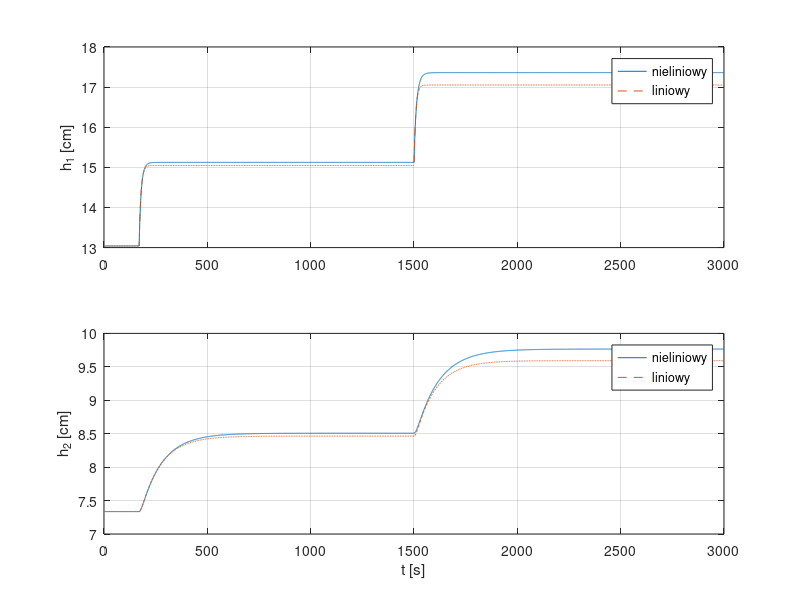

Recreate this plot in MATLAB.
%% Parametry
p.A2 = 430; p.C1 = 0.85; p.a1 = 18; p.a2 = 24; p.tau = 70;
F1_0 = 55; FD_0 = 10;
h1_0 = ((F1_0 + FD_0)/p.a1)^2;
h2_0 = ((F1_0 + FD_0)/p.a2)^2;

%% Linearyzacja w punkcie pracy
F2_0 = p.a1*sqrt(h1_0);
F3_0 = p.a2*sqrt(h2_0);

dFh1_dh1 = -p.a1/(4*p.C1*h1_0^(3/2));
dFh1_dF1 =  1/(2*p.C1*h1_0);
dFh1_dFD =  1/(2*p.C1*h1_0);
dFh2_dh1 =  p.a1/(2*p.A2*sqrt(h1_0));
dFh2_dh2 = -p.a2/(2*p.A2*sqrt(h2_0));

%% Dyskretyzacja
Ts = 0.5;                 % krok [s]
Tk = 3000;                % czas symulacji [s]
N  = round(Tk/Ts);
d  = round(p.tau/Ts);     % opóźnienie w próbkach
t    = (0:N)*Ts;

h1   = zeros(1,N+1);  h2  = zeros(1,N+1);    % model liniowy
h1n  = zeros(1,N+1);  h2n = zeros(1,N+1);    % model nieliniowy (porównanie)
F1in = F1_0*ones(1,N+1);
h1(1)  = h1_0;  h2(1)  = h2_0;
h1n(1) = h1_0;  h2n(1) = h2_0;

%% Pętla symulacji
for k = 1:N
    F1in(k) = F1_0 + 5*(t(k) >= 100);
    FD      = FD_0 + 5*(t(k) >= 1500);
    if k > d
        F1 = F1in(k-d);
    else
        F1 = F1_0;
    end

    % Model zlinearyzowany
    h1(k+1) = h1(k) + Ts*( dFh1_dh1*(h1(k)-h1_0) ...
                         + dFh1_dF1*(F1-F1_0) ...
                         + dFh1_dFD*(FD-FD_0) );
    h2(k+1) = h2(k) + Ts*( dFh2_dh1*(h1(k)-h1_0) ...
                         + dFh2_dh2*(h2(k)-h2_0) );

    % Model nieliniowy
    F2 = p.a1*sqrt(h1n(k));
    F3 = p.a2*sqrt(h2n(k));
    h1n(k+1) = h1n(k) + Ts*(F1 + FD - F2)/(2*p.C1*h1n(k));
    h2n(k+1) = h2n(k) + Ts*(F2 - F3)/p.A2;

    h1(k+1)  = max(h1(k+1),  1e-6);   h2(k+1)  = max(h2(k+1),  0);
    h1n(k+1) = max(h1n(k+1), 1e-6);   h2n(k+1) = max(h2n(k+1), 0);
end
F1in(end) = F1in(end-1);

%% Wykresy
subplot(2,1,1); plot(t, h1n, t, h1, '--'); grid on; ylabel('h_1 [cm]');
legend('nieliniowy','liniowy','Location','best');
subplot(2,1,2); plot(t, h2n, t, h2, '--'); grid on; ylabel('h_2 [cm]'); xlabel('t [s]');
legend('nieliniowy','liniowy','Location','best');
